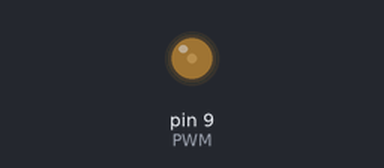
Bench run of a sketch on a simulated Arduino Uno, built with avr-gcc and run on an emulated ATmega328P. Parts: output pins drawn as LEDs (lit = HIGH).

Above: at 0.05 s.
At 7.45 s:
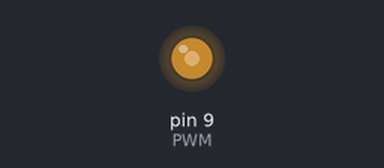
At 14.95 s:
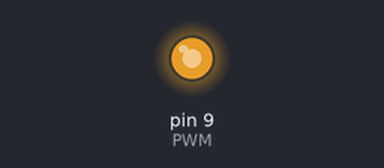
Timing chart, 0 to 19.5 s (numbered marks = the images above):
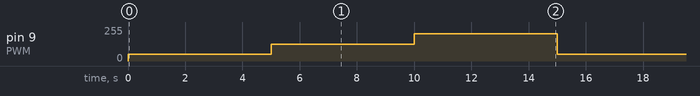

The sketch:

Ex18.ino
```cpp
// Daniel Zuziak 4.04.17

#define TIME 5000
#define PWM 9

int duty;

void setup() {

}

void loop() {
  duty = 20;
  analogWrite(PWM, 255 * duty / 100);
  delay(TIME);

  duty = 50;
  analogWrite(PWM, 255 * duty / 100);
  delay(TIME);

  duty = 80;
  analogWrite(PWM, 255 * duty / 100);
  delay(TIME);
}
```

Measured:
- by itself, pin 9 (PWM): repeats every 15.0 s: 127/255 5.0 s, 204/255 5.0 s, 51/255 5.0 s
